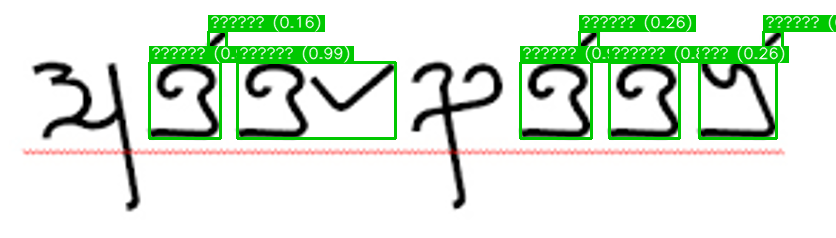
#> input picture backend/app/media/traced/01567eafc95e.png, 836 x 238 px
$ python -i segmentation.py   (imports and definitions only)
#> lines starting #> are read from the running program, lines starting #| are printed output that depends on the picture; after the words box and inside, x2 and y2 are one past the last pixel; in counts of white or black regions, pixels touching at a corner belong together
### backend/app/ml/preprocessing.py
"""
VatteluttuX - Image Preprocessing

Functions for preprocessing images before OCR.
"""
import cv2
import numpy as np
from typing import Tuple, Optional


# [76 lines left out: functions load_image, to_grayscale, denoise, adaptive_threshold, otsu_threshold, not called in this run]


def apply_morphology(
    image: np.ndarray,
    operation: str = "closing",
    kernel_size: int = 3,
    kernel_shape: str = "ellipse",
    iterations: int = 1
) -> np.ndarray:
    """
    Apply morphological operations to repair broken strokes or remove noise.

    Inspired by the DPB (Dynamic Profiling Bound) approach from research literature
    on Tamil inscription recognition, which uses morphological operations to handle
    broken and eroded character strokes.

    Args:
        image: Binary image
        operation: Type of operation ('closing', 'opening', 'dilation', 'erosion')
        kernel_size: Size of the structuring element
        kernel_shape: Shape of kernel ('rect', 'ellipse', 'cross')
        iterations: Number of times to apply the operation

    Returns:
        Processed binary image
    """
    # Create structuring element
    if kernel_shape == "rect":
        kernel = cv2.getStructuringElement(cv2.MORPH_RECT, (kernel_size, kernel_size))
    elif kernel_shape == "ellipse":
        kernel = cv2.getStructuringElement(cv2.MORPH_ELLIPSE, (kernel_size, kernel_size))
    elif kernel_shape == "cross":
        kernel = cv2.getStructuringElement(cv2.MORPH_CROSS, (kernel_size, kernel_size))
    else:
        kernel = np.ones((kernel_size, kernel_size), np.uint8)

    # Apply operation
    if operation == "closing":
        # Closing = Dilation followed by Erosion (fills small holes, connects broken strokes)
        result = cv2.morphologyEx(image, cv2.MORPH_CLOSE, kernel, iterations=iterations)
    elif operation == "opening":
        # Opening = Erosion followed by Dilation (removes small noise)
        result = cv2.morphologyEx(image, cv2.MORPH_OPEN, kernel, iterations=iterations)
    elif operation == "dilation":
        result = cv2.dilate(image, kernel, iterations=iterations)
    elif operation == "erosion":
        result = cv2.erode(image, kernel, iterations=iterations)
    else:
        raise ValueError(f"Unknown operation: {operation}")

    return result


# [125 lines left out: functions resize_for_model, normalize_for_model, ensure_white_on_black, preprocess_full, preprocess_character_crop, not called in this run]

### backend/app/ocr/segmentation.py
"""
VatteluttuX - Character Segmentation

Segment characters from inscription images using connected components.
"""
import cv2
import numpy as np
from typing import List, Tuple
from dataclasses import dataclass


@dataclass
class BoundingBox:
    """Bounding box for a detected character."""
    x: int
    y: int
    width: int
    height: int

    @property
    def area(self) -> int:
        return self.width * self.height

    @property
    def center_x(self) -> float:
        return self.x + self.width / 2

    @property
    def center_y(self) -> float:
        return self.y + self.height / 2

    def to_list(self) -> List[int]:
        return [self.x, self.y, self.width, self.height]

    def crop(self, image: np.ndarray) -> np.ndarray:
        """Extract the region from an image."""
        return image[self.y:self.y + self.height, self.x:self.x + self.width]


def find_connected_components(
    binary_image: np.ndarray,
    min_area: int = 100,
    max_area: int = None,
    horizontal_merge_gap: int = 10
) -> List[BoundingBox]:
    """
    Find connected components and merge those within a horizontal gap.

    Args:
        binary_image: Binary image (white characters on black background)
        min_area: Minimum component area to consider
        max_area: Maximum component area
        horizontal_merge_gap: Max pixel distance to merge horizontally.
            If set to -1, an adaptive gap based on avg component width is used.

    Returns:
        List of bounding boxes for detected components
    """
    if max_area is None:
        max_area = binary_image.shape[0] * binary_image.shape[1] * 0.8

    # 1. Find initial connected components
    num_labels, labels, stats, centroids = cv2.connectedComponentsWithStats(
        binary_image, connectivity=8
    )

    initial_boxes = []
    for i in range(1, num_labels):
        x = stats[i, cv2.CC_STAT_LEFT]
        y = stats[i, cv2.CC_STAT_TOP]
        w = stats[i, cv2.CC_STAT_WIDTH]
        h = stats[i, cv2.CC_STAT_HEIGHT]
        area = stats[i, cv2.CC_STAT_AREA]

        if area >= 3 and area <= max_area:
            initial_boxes.append(BoundingBox(x, y, w, h))

    if not initial_boxes:
        return []

    # Compute adaptive merge gap if requested
    if horizontal_merge_gap == -1:
        avg_width = sum(b.width for b in initial_boxes) / len(initial_boxes)
        # Only bridge tiny gaps (broken strokes), not inter-character spacing
        horizontal_merge_gap = max(2, min(5, int(avg_width * 0.1)))

    # 2. Merge boxes that are very close horizontally (for broken Vatteluttu strokes)
    # Sort by X
    initial_boxes.sort(key=lambda b: b.x)

    merged_boxes = []
    if initial_boxes:
        current = initial_boxes[0]
        for next_box in initial_boxes[1:]:
            # Check overlap or proximity
            vertical_overlap = max(0, min(current.y + current.height, next_box.y + next_box.height) - max(current.y, next_box.y))
            min_height = min(current.height, next_box.height)

            if (next_box.x <= current.x + current.width + horizontal_merge_gap) and (vertical_overlap > 0 or abs(current.center_y - next_box.center_y) < min_height * 0.3):
                # Merge
                x = min(current.x, next_box.x)
                y = min(current.y, next_box.y)
                w = max(current.x + current.width, next_box.x + next_box.width) - x
                h = max(current.y + current.height, next_box.y + next_box.height) - y
                current = BoundingBox(x, y, w, h)
            else:
                if current.area >= min_area:
                    merged_boxes.append(current)
                current = next_box

        if current.area >= min_area:
            merged_boxes.append(current)

    return merged_boxes


# [222 lines left out: functions filter_noise_components, filter_by_median_size, split_merged_components, find_contours, not called in this run]


def sort_boxes_reading_order(
    boxes: List[BoundingBox],
    row_threshold: float = 0.5
) -> List[BoundingBox]:
    """
    Sort bounding boxes in reading order (left-to-right, top-to-bottom).

    Uses median-based row clustering: boxes are grouped into lines based
    on their vertical center. A box belongs to a row if its center_y is
    within row_threshold * median_height of the row's median center_y.

    Args:
        boxes: List of bounding boxes
        row_threshold: Fraction of median height to determine row grouping

    Returns:
        Sorted list of bounding boxes
    """
    if not boxes:
        return []

    if len(boxes) == 1:
        return list(boxes)

    # Use median height for more robust row grouping
    heights = sorted(b.height for b in boxes)
    median_height = heights[len(heights) // 2]
    row_gap = median_height * row_threshold

    # Sort by center_y first
    boxes_sorted = sorted(boxes, key=lambda b: b.center_y)

    # Group into rows using median center_y of the row (not pairwise comparison)
    rows = []
    current_row = [boxes_sorted[0]]

    for box in boxes_sorted[1:]:
        # Compare against the median center_y of the current row
        row_centers = [b.center_y for b in current_row]
        row_median_y = sorted(row_centers)[len(row_centers) // 2]

        if abs(box.center_y - row_median_y) < row_gap:
            current_row.append(box)
        else:
            rows.append(current_row)
            current_row = [box]

    rows.append(current_row)

    # Sort each row by x-coordinate (left to right)
    result = []
    for row in rows:
        row_sorted = sorted(row, key=lambda b: b.x)
        result.extend(row_sorted)

    return result


# [52 lines left out: function detect_lines, not called in this run]


def merge_overlapping_boxes(
    boxes: List[BoundingBox],
    overlap_threshold: float = 0.3
) -> List[BoundingBox]:
    """
    Merge overlapping bounding boxes.

    Args:
        boxes: List of bounding boxes
        overlap_threshold: IoU threshold for merging

    Returns:
        Merged bounding boxes
    """
    if not boxes:
        return []

    # [21 lines left out: functions iou, merge, not called in this run]

    merged = list(boxes)
    changed = True

    while changed:
        changed = False
        new_merged = []
        used = set()

        for i, b1 in enumerate(merged):
            if i in used:
                continue

            current = b1
            for j, b2 in enumerate(merged):
                if i != j and j not in used:
                    if iou(current, b2) > overlap_threshold:
                        current = merge(current, b2)
                        used.add(j)
                        changed = True

            new_merged.append(current)
            used.add(i)

        merged = new_merged

    return merged


def segment_characters(
    binary_image: np.ndarray,
    min_area: int = 100,
    use_contours: bool = False,
    horizontal_merge_gap: int = -1,
    apply_morphology: bool = True,
    morphology_kernel_size: int = 3,
    filter_noise: bool = True,
    min_solidity: float = 0.3
) -> List[BoundingBox]:
    """
    Segment characters from a binary image with enhanced morphological preprocessing.

    Args:
        binary_image: Binary image with white characters
        min_area: Minimum character area
        use_contours: Use contours instead of connected components
        horizontal_merge_gap: Gap to merge nearby components (-1 for adaptive)
        apply_morphology: Apply morphological closing to connect broken strokes
        morphology_kernel_size: Size of morphological kernel
        filter_noise: Apply noise filtering based on shape quality
        min_solidity: Minimum solidity for noise filtering

    Returns:
        List of bounding boxes in reading order
    """
    # Apply morphological closing to connect broken strokes
    processed_image = binary_image.copy()
    if apply_morphology:
        from app.ml.preprocessing import apply_morphology as morph_op
        processed_image = morph_op(
            processed_image,
            operation="closing",
            kernel_size=morphology_kernel_size,
            kernel_shape="ellipse",
            iterations=1
        )

    # Find components
    if use_contours:
        boxes = find_contours(processed_image, min_area=min_area)
    else:
        boxes = find_connected_components(processed_image, min_area=min_area, horizontal_merge_gap=horizontal_merge_gap)

    # Filter noise based on component quality
    if filter_noise and boxes:
        boxes = filter_noise_components(
            processed_image,
            boxes,
            min_solidity=min_solidity
        )

    # Filter by median size (removes tiny noise relative to real characters)
    if len(boxes) > 2:
        boxes = filter_by_median_size(boxes, min_ratio=0.3)

    # Split over-merged boxes (wider than 1.8x median) using Watershed
    if len(boxes) > 1:
        boxes = split_merged_components(processed_image, boxes, width_ratio=1.8)

    # Merge overlapping boxes
    boxes = merge_overlapping_boxes(boxes)

    # Sort in reading order
    boxes = sort_boxes_reading_order(boxes)

    return boxes

>>> import cv2
>>> picture = cv2.imread('../media/traced/01567eafc95e.png', cv2.IMREAD_GRAYSCALE)
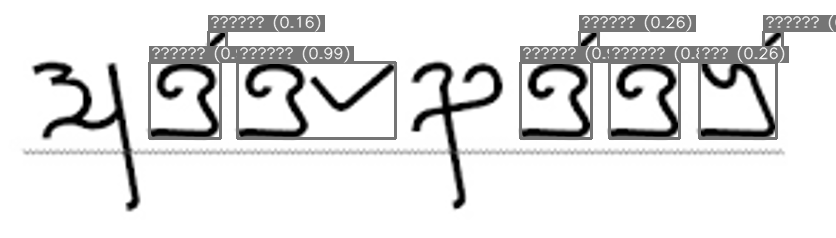
#> picture: shape (238, 836); min 0, max 255, mean 225
>>> result = segment_characters(picture)
#> in find_connected_components, `num_labels, labels, stats, centroids = cv2.connectedComponentsWithStat..`:
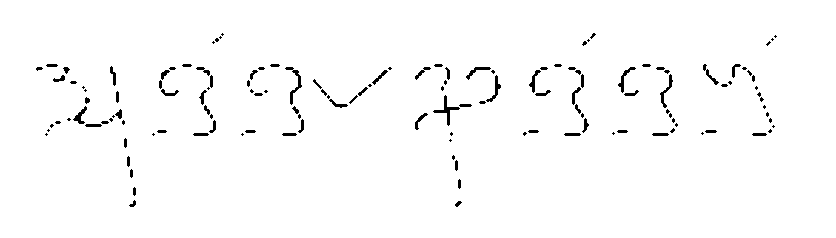
#> labels: shape (238, 836) int32; values 0 (black) and 1 (white), 98% white; 139 black regions (67 under 20 px), largest, box (x1, y1, x2, y2) and area: (433, 95, 460, 126) 166, (285, 67, 302, 105) 148, (660, 74, 673, 108) 111
#> in find_connected_components, `num_labels, labels, stats, centroids = cv2.connectedComponentsWithStat..`: num_labels = 2; stats = [[36, 33, 741, 174, 3911], [0, 0, 836, 238, 195057]]; centroids = [[398.5, 99.09], [417.9, 118.9]]
#> the loop in find_connected_components, `for i in range(1, num_labels):` made 1 pass
#> after the loop in find_connected_components, `for i in range(1, num_labels):`: initial_boxes = []
#> result = []

$ run again, on backend/app/media/traced/03f10842bd08.png
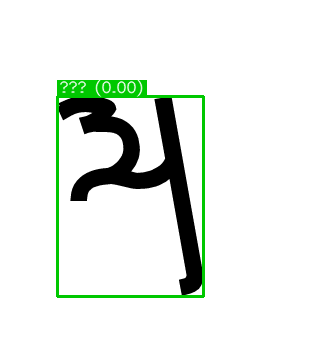
#> input picture backend/app/media/traced/03f10842bd08.png, 327 x 342 px
#> `picture = cv2.imread('../media/traced/01567eafc95e.png', cv2.IMREAD_GR..`:
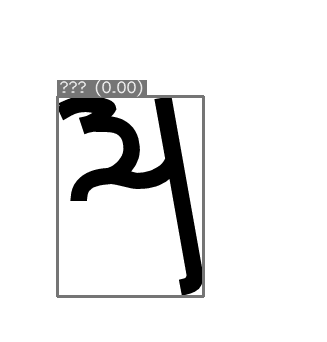
#> picture: shape (342, 327); min 0, max 255, mean 234
#> in find_connected_components, `num_labels, labels, stats, centroids = cv2.connectedComponentsWithStat..`:
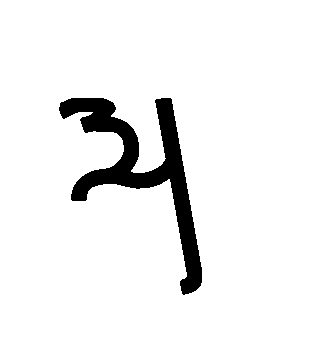
#> labels: shape (342, 327) int32; values 0 (black) and 1 (white), 93.7% white; 1 black region, box (x1, y1, x2, y2) and area: (59, 98, 202, 295) 7076
#> num_labels = 2; stats = [[59, 98, 143, 197, 7076], [0, 0, 327, 342, 104758]]; centroids = [[141.5, 169.5], [164.5, 170.6]]
#> the loop in find_connected_components, `for i in range(1, num_labels):` made 1 pass
#> after the loop in find_connected_components, `for i in range(1, num_labels):`: initial_boxes = []
